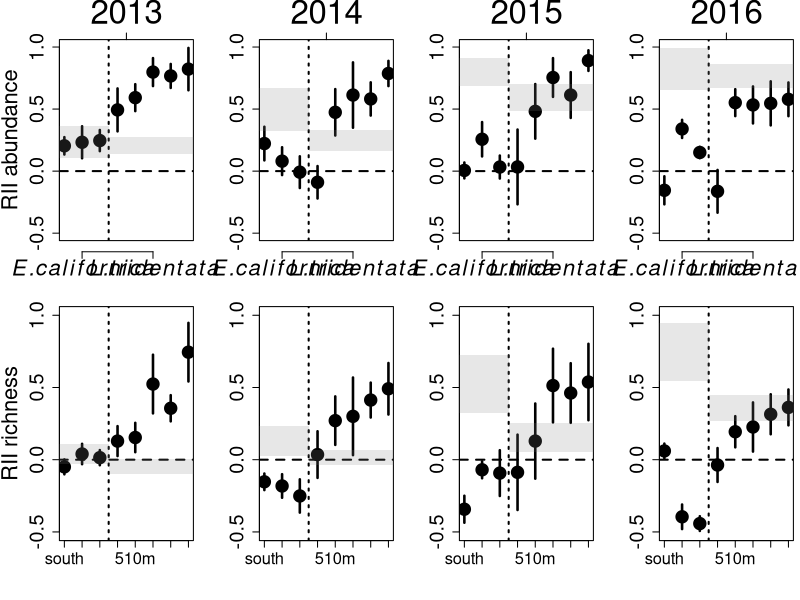

Reproduce this figure in R. (Note: this script raises an error after producing the figure.)
## ---- chunk 1
knitr::opts_chunk$set(echo = TRUE)
#load libraries ####
library(dplyr)
library(lme4)
library(lattice)
library(latticeExtra)
library(lsmeans)
library(MASS)
library(vegan)

##load functions ####
error.bar <- function(x, y, upper, lower=upper, length=0,...){
  if(length(x) != length(y) | length(y) !=length(lower) | length(lower) != length(upper))
    stop("vectors must be same length")
  arrows(x,y+upper, x, y-lower, angle=90, code=3, length=0, ...)
}
se <- function(x) sd(x)/sqrt(length(x)) ## SE


## ---- chunk 2
#rii data first?
data <- read.csv("data/shrub.contrast.survey.csv")


data.ord <- read.table("data/shrub.contrast.ordination.csv", header=T,sep=",")
## ---- chunk 3
#data for abundance and richness
data=data
data[is.na(data)] <- 0
#data for ordinations: 2015 & 2016 only
data.ord=data.ord
data.ord[is.na(data.ord)] <- 0
## ---- chunk 4
m1 <- glm(abundance ~ year * Microsite * Region, data=data, family = poisson)
summary(m1)
## ---- chunk 5
m1$deviance/m1$df.residual
## ---- chunk 6
m1 <- glm.nb(abundance ~ year * Microsite * Region, data=data)
anova(m1, test="Chisq")
## ---- chunk 7
se <- function(x) sqrt(var(x)/length(x)) #standard error
conf.95 <- function(x) se(x)*2 #95% confidence interval bars
rii <- function(x, j, var)
{
s1 <- subset(x, Microsite == "Shrub", select=var)
o1 <- subset(x, Microsite == "Open", select=var)
return1 <- (s1 - o1) / (s1+o1)
x1 <- x[seq(1, nrow(x), by = 2),]
return2 <- cbind(x1[j], return1)
return2[is.na(return2)] <- 0
return2
}
## ---- chunk 8
rii.dat <- rii(data, 1:8, c("abundance","richness")) #keep columns 1:8
## ---- chunk 9
#site averages for each year
means <- aggregate(rii.dat, by=list(region=rii.dat$Region, site=rii.dat$Site,year=rii.dat$year), mean)
ses <- aggregate(rii.dat, by=list(region=rii.dat$Region, site=rii.dat$Site,year=rii.dat$year), conf.95)

#grand means for each year
grand.means <- aggregate(rii.dat, by=list(region=rii.dat$Region, site=rii.dat$Site,year=rii.dat$year), mean)
grand.ses <- aggregate(rii.dat, by=list(region=rii.dat$Region, site=rii.dat$Site,year=rii.dat$year), conf.95)
## ---- chunk 10
##x-axis locations
xax <- seq(1,8, by=c(1))

#region names
Ephedra <- expression(italic(E.)*italic(californica))
Larrea <- expression(italic(L.)*italic(tridentata))

par(mfrow=c(2,4))
##abundance
##site 2013 abundance
par(mar=c(4.5,4.5,3,.5))
plot(xax, means[1:8,"abundance"], pch=19, ylim=c(-0.5,1), ylab="RII abundance", xlab="", cex=2.5, cex.axis=1.8, cex.lab=2, xlim=c(1,8), xaxt='n')
#axis(1, at=1:8, labels=c("south","plateau","north","313m","510m","730m","960m","1130m"), cex.axis=1.5)
axis(1, at=c(2,6), labels=c(Ephedra,Larrea), cex.axis=2, pos=-0.65)
axis(3, at=c(4.5), labels="2013", cex.axis=3)
error.bar(xax,means[1:8,"abundance"],ses[1:8,"abundance"], lwd=2.5)
abline(h=0, lty=2, lwd=2)
abline(v=3.5, lty=3, lwd=2)
## add grand means
rect(0,grand.means[2,"abundance"]-grand.ses[2,"abundance"],3.5,grand.means[2,"abundance"]+grand.ses[2,"abundance"],col="#80808030",border="transparent") #Panoche
rect(3.5,grand.means[1,"abundance"]-grand.ses[1,"abundance"],9,grand.means[1,"abundance"]+grand.ses[1,"abundance"],col="#80808030",border="transparent") #Mojave

##site 2014 abundance
par(mar=c(4.5,4.5,3,.5))
plot(xax, means[9:16,"abundance"], pch=19, ylim=c(-0.5,1), ylab="", xlab="", cex=2.5, cex.axis=1.8, cex.lab=2, xlim=c(1,8), xaxt='n')
#axis(1, at=1:8, labels=c("south","plateau","north","313m","510m","730m","960m","1130m"), cex.axis=1.5)
axis(1, at=c(2,6), labels=c(Ephedra,Larrea), cex.axis=2, pos=-0.65)
axis(3, at=c(4.5), labels="2014", cex.axis=3)
error.bar(xax,means[9:16,"abundance"],ses[9:16,"abundance"], lwd=2.5)
abline(h=0, lty=2, lwd=2)
abline(v=3.5, lty=3, lwd=2)
## add grand means
rect(0,grand.means[4,"abundance"]-grand.ses[4,"abundance"],3.5,grand.means[4,"abundance"]+grand.ses[4,"abundance"],col="#80808030",border="transparent") #Panoche
rect(3.5,grand.means[3,"abundance"]-grand.ses[3,"abundance"],9,grand.means[3,"abundance"]+grand.ses[3,"abundance"],col="#80808030",border="transparent") #Mojave

##site 2015 abundance
par(mar=c(4.5,4.5,3,.5))
plot(xax, means[17:24,"abundance"], pch=19, ylim=c(-0.5,1), ylab="", xlab="", cex=2.5, cex.axis=1.8, cex.lab=2, xlim=c(1,8), xaxt='n')
#axis(1, at=1:8, labels=c("south","plateau","north","313m","510m","730m","960m","1130m"), cex.axis=1.5)
axis(1, at=c(2,6), labels=c(Ephedra,Larrea), cex.axis=2, pos=-0.65)
axis(3, at=c(4.5), labels="2015", cex.axis=3)
error.bar(xax,means[17:24,"abundance"],ses[17:24,"abundance"], lwd=2.5)
abline(h=0, lty=2, lwd=2)
abline(v=3.5, lty=3, lwd=2)
## add grand means
rect(0,grand.means[6,"abundance"]-grand.ses[6,"abundance"],3.5,grand.means[6,"abundance"]+grand.ses[6,"abundance"],col="#80808030",border="transparent") #Panoche
rect(3.5,grand.means[5,"abundance"]-grand.ses[5,"abundance"],9,grand.means[5,"abundance"]+grand.ses[5,"abundance"],col="#80808030",border="transparent") #Mojave

##site 2016 abundance
par(mar=c(4.5,4.5,3,.5))
plot(xax, means[25:32,"abundance"], pch=19, ylim=c(-0.5,1), ylab="", xlab="", cex=2.5, cex.axis=1.8, cex.lab=2, xlim=c(1,8), xaxt='n')
#axis(1, at=1:8, labels=c("south","plateau","north","313m","510m","730m","960m","1130m"), cex.axis=1.5)
axis(1, at=c(2,6), labels=c(Ephedra,Larrea), cex.axis=2, pos=-0.65)
axis(3, at=c(4.5), labels="2016", cex.axis=3)
error.bar(xax,means[25:32,"abundance"],ses[25:32,"abundance"], lwd=2.5)
abline(h=0, lty=2, lwd=2)
abline(v=3.5, lty=3, lwd=2)
## add grand means
rect(0,grand.means[8,"abundance"]-grand.ses[8,"abundance"],3.5,grand.means[8,"abundance"]+grand.ses[8,"abundance"],col="#80808030",border="transparent") #Panoche
rect(3.5,grand.means[7,"abundance"]-grand.ses[7,"abundance"],9,grand.means[7,"abundance"]+grand.ses[7,"abundance"],col="#80808030",border="transparent") #Mojave

##richness 
##site 2013 richness
par(mar=c(4.5,4.5,.5,.5))
plot(xax, means[1:8,"richness"], pch=19, ylim=c(-0.5,1), ylab="RII richness", xlab="", cex=2.5, cex.axis=1.8, cex.lab=2, xlim=c(1,8), xaxt='n')
axis(1, at=1:8, labels=c("south","plateau","north","313m","510m","730m","960m","1130m"), cex.axis=1.5)
error.bar(xax,means[1:8,"richness"],ses[1:8,"richness"], lwd=2.5)
abline(h=0, lty=2, lwd=2)
abline(v=3.5, lty=3, lwd=2)
## add grand means
rect(0,grand.means[2,"richness"]-grand.ses[2,"richness"],3.5,grand.means[2,"richness"]+grand.ses[2,"richness"],col="#80808030",border="transparent") #Panoche
rect(3.5,grand.means[1,"richness"]-grand.ses[1,"richness"],9,grand.means[1,"richness"]+grand.ses[1,"richness"],col="#80808030",border="transparent") #Mojave

##site 2014 richness
par(mar=c(4.5,4.5,.5,.5))
plot(xax, means[9:16,"richness"], pch=19, ylim=c(-0.5,1), ylab="", xlab="", cex=2.5, cex.axis=1.8, cex.lab=2, xlim=c(1,8), xaxt='n')
axis(1, at=1:8, labels=c("south","plateau","north","313m","510m","730m","960m","1130m"), cex.axis=1.5)
error.bar(xax,means[9:16,"richness"],ses[9:16,"richness"], lwd=2.5)
abline(h=0, lty=2, lwd=2)
abline(v=3.5, lty=3, lwd=2)
## add grand means
rect(0,grand.means[4,"richness"]-grand.ses[4,"richness"],3.5,grand.means[4,"richness"]+grand.ses[4,"richness"],col="#80808030",border="transparent") #Panoche
rect(3.5,grand.means[3,"richness"]-grand.ses[3,"richness"],9,grand.means[3,"richness"]+grand.ses[3,"richness"],col="#80808030",border="transparent") #Mojave

##site 2015 richness
par(mar=c(4.5,4.5,.5,.5))
plot(xax, means[17:24,"richness"], pch=19, ylim=c(-0.5,1), ylab="", xlab="", cex=2.5, cex.axis=1.8, cex.lab=2, xlim=c(1,8), xaxt='n')
axis(1, at=1:8, labels=c("south","plateau","north","313m","510m","730m","960m","1130m"), cex.axis=1.5)
error.bar(xax,means[17:24,"richness"],ses[17:24,"richness"], lwd=2.5)
abline(h=0, lty=2, lwd=2)
abline(v=3.5, lty=3, lwd=2)
## add grand means
rect(0,grand.means[6,"richness"]-grand.ses[6,"richness"],3.5,grand.means[6,"richness"]+grand.ses[6,"richness"],col="#80808030",border="transparent") #Panoche
rect(3.5,grand.means[5,"richness"]-grand.ses[5,"richness"],9,grand.means[5,"richness"]+grand.ses[5,"richness"],col="#80808030",border="transparent") #Mojave

##site 2016 richness
par(mar=c(4.5,4.5,.5,.5))
plot(xax, means[25:32,"richness"], pch=19, ylim=c(-0.5,1), ylab="", xlab="", cex=2.5, cex.axis=1.8, cex.lab=2, xlim=c(1,8), xaxt='n')
axis(1, at=1:8, labels=c("south","plateau","north","313m","510m","730m","960m","1130m"), cex.axis=1.5)
error.bar(xax,means[25:32,"richness"],ses[25:32,"richness"], lwd=2.5)
abline(h=0, lty=2, lwd=2)
abline(v=3.5, lty=3, lwd=2)
## add grand means
rect(0,grand.means[8,"richness"]-grand.ses[8,"richness"],3.5,grand.means[8,"richness"]+grand.ses[8,"richness"],col="#80808030",border="transparent") #Panoche
rect(3.5,grand.means[7,"richness"]-grand.ses[7,"richness"],9,grand.means[7,"richness"]+grand.ses[7,"richness"],col="#80808030",border="transparent") #Mojave
## ---- chunk 11
##Separate region and year
dat.2015 <- subset(data.ord, year==2015) ##subset data for 2015
pan.2015 <- subset(dat.2015, Region=="Panoche")
dat.2016 <- subset(data.ord, year==2016)
pan.2016 <- subset(dat.2016, Region=="Panoche")
mnp.2015 <- subset(dat.2015, Region=="Mojave")
mnp.2015 <- subset(mnp.2015, rowSums(mnp.2015[,11:41])>0) #remove empty plots for analysis
mnp.2016 <- subset(dat.2016, Region=="Mojave")
mnp.2016 <- subset(mnp.2016, rowSums(mnp.2016[,11:41])>0) #remove empty plots for analysis
## ---- chunk 12
# 2x2 plot
par(mfrow=c(2,2))

## Hellinger transformation --> Legendre and Gallagher 2001
pan.2015.trans <-decostand(pan.2015[,11:40], method="hellinger") #select only species columns

##DCA with microsite as predictor
dca1 <- decorana(pan.2015.trans)

#Panoche 2015
par(mar=c(4.5,4.5,2.5,.5))
plot(dca1, xlim=c(-2.7,2.7), ylim=c(-2.7,2.7), dis="sp")
axis(3, 0, label="2015", cex.axis=1.8)

#create shrub-open labels for plot
ordi.lab <- rep(c("+","o"),45)# + - shrub, o - open

##display species
abu <- colSums(pan.2015.trans) #sum plots to prioritize species
ordilabel(scores(dca1)*2.5, labels=ordi.lab, dis="sites") #expand site locations on plot
ordilabel(dca1, col = "red", dis = "sp", priority = abu, cex=1.1) #plot species based on abundance

#Panoche 2016
pan.2016.trans <-decostand(pan.2016[,11:40], method="hellinger")
dca2 <- decorana(pan.2016.trans)

par(mar=c(4.5,4.5,2.5,2.5))
plot(dca2, xlim=c(-3,3), ylim=c(-2.7,2.7), dis="sp")
axis(3, 0, label="2016", cex.axis=1.8)
axis(4, 0, label="Panoche", cex.axis=1.8)

abu <- colSums(pan.2016.trans)
ordilabel(scores(dca2)*2.5, labels=ordi.lab, dis="sites") #expand site locations on plot
ordilabel(dca2, col = "red", dis = "sp", priority = abu, cex=1.1) #plot species based on abundance

#mojave 2015
mnp.2015.trans <-decostand(mnp.2015[,11:40], method="hellinger")
dca1 <- decorana(mnp.2015.trans)

par(mar=c(4.5,4.5,.5,.5))
plot(dca1, xlim=c(-3.5,3.5), ylim=c(-3.2,3.2), dis="sp")

##display species
abu <- colSums(mnp.2015.trans) #sum plots to prioritize species
ordilabel(scores(dca1)*1.2, labels=ordi.lab,dis="sites") #expand site locations on plot
ordilabel(dca1, col = "red", dis = "sp", priority = abu, cex=1.1) #plot species based on abundance

#mojave 2016
mnp.2016.trans <-decostand(mnp.2016[,11:40], method="hellinger")
dca2 <- decorana(mnp.2016.trans)

par(mar=c(4.5,4.5,.5,2.5))
plot(dca2, xlim=c(-3,3), ylim=c(-3,3), dis="sp")
axis(4, 0, label="Mojave", cex.axis=1.8)

##display species
abu <- colSums(mnp.2016.trans) #sum plots to prioritize species
ordilabel(scores(dca2)*1.2, labels=ordi.lab,dis="sites") #expand site locations on plot
ordilabel(dca2, col = "red", dis = "sp", priority = abu, cex=1.1) #plot species based on abundance
